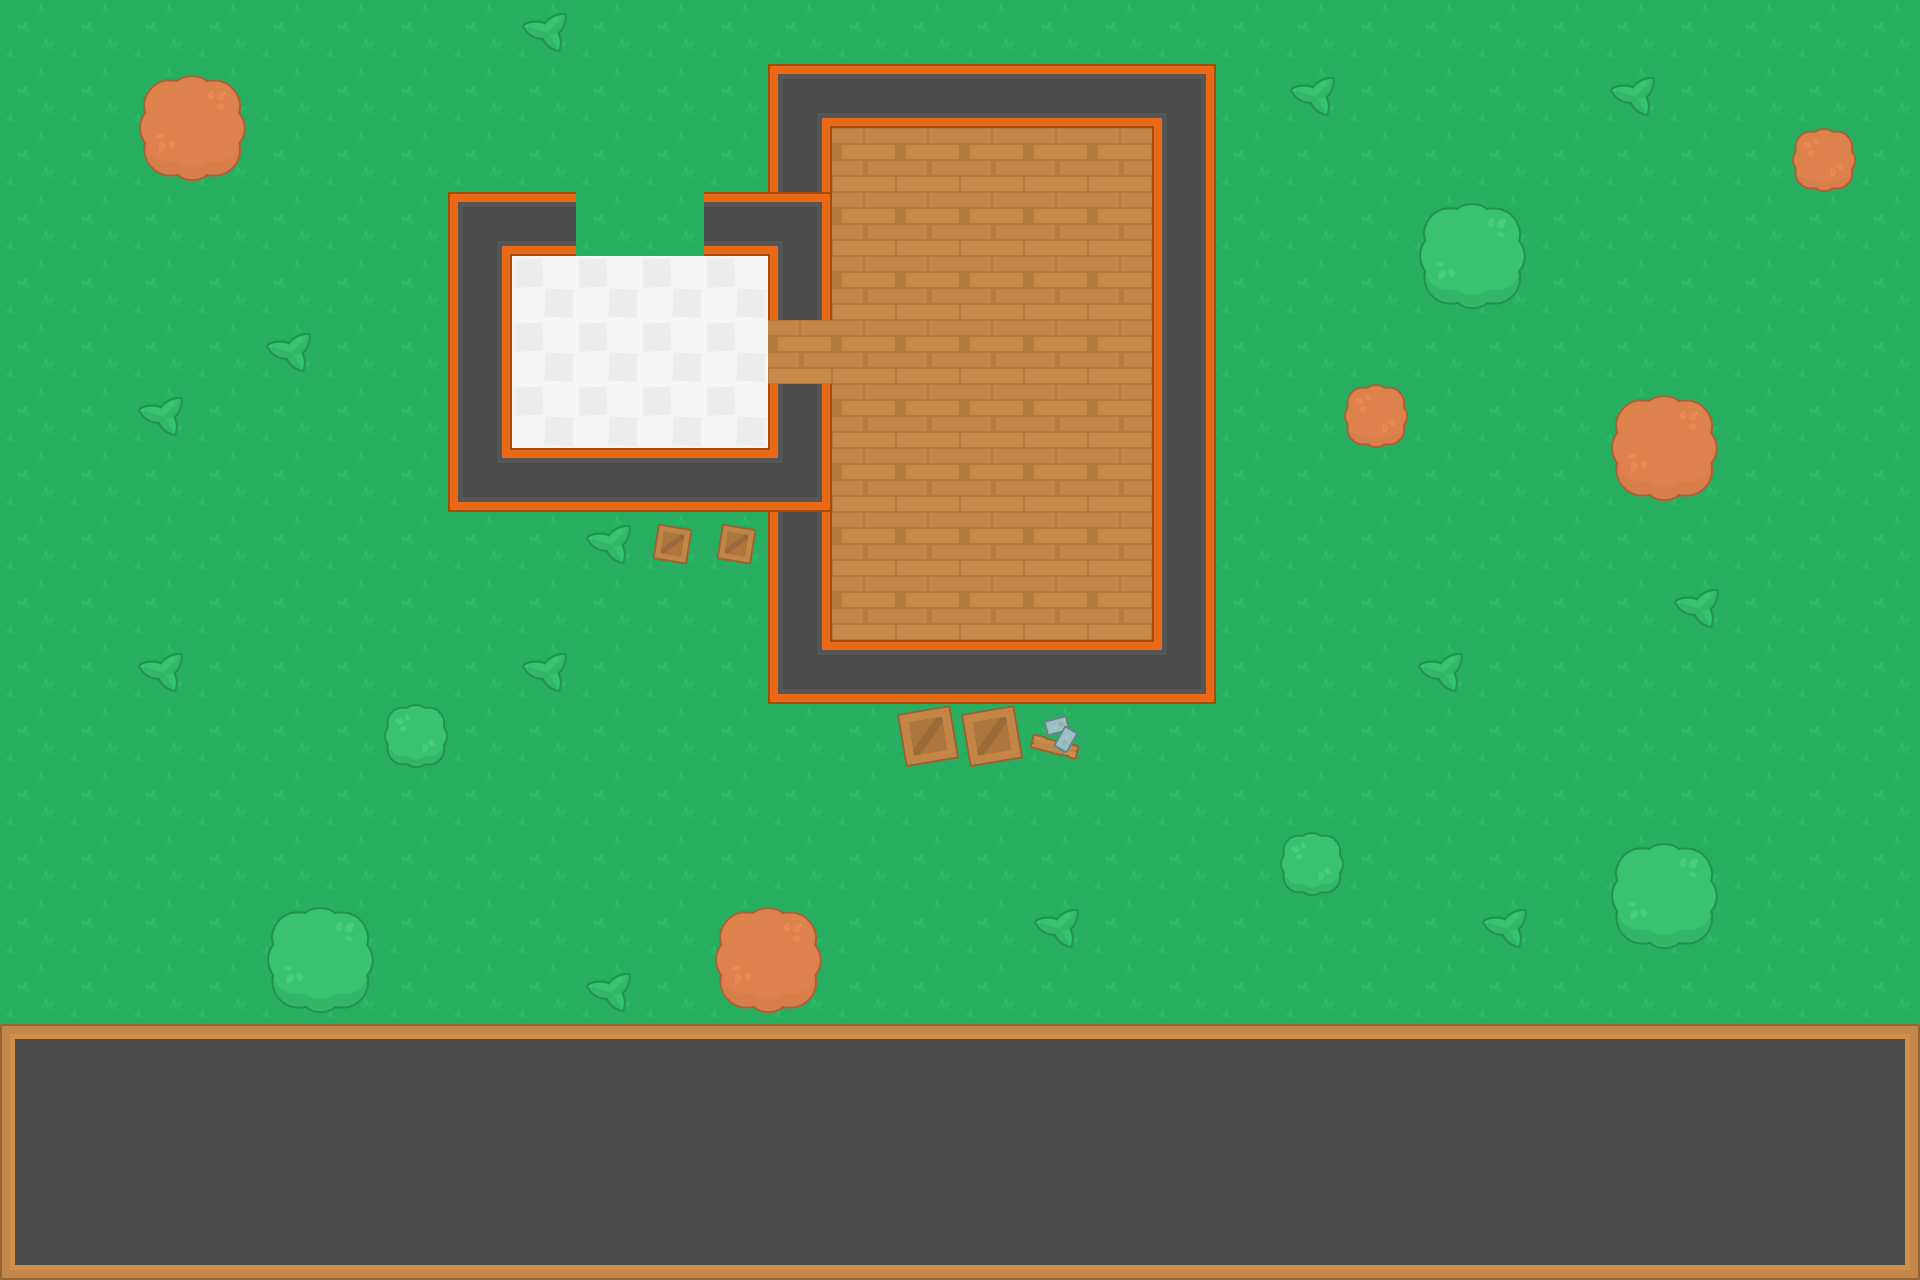

The image is a tile-based game level rendered from a .tmx file. Its description and source (layers, tilesets, objects; grid data summarised) follow:
An orthogonal 30x20 tile map with 64x64 px tiles, 2 tile layers (background, decor).

<map version="1.0" orientation="orthogonal" renderorder="right-down" width="30" height="20" tilewidth="64" tileheight="64" nextobjectid="1">
 <tileset firstgid="1" name="tilesheet" tilewidth="64" tileheight="64" tilecount="540" columns="27">
  <image source="../tilesheets/tilesheet.png" width="1728" height="1280" />
 </tileset>
 <layer name="background" width="30" height="20">
  <data>[600 cells, 600 non-empty, 18 distinct tile ids]</data>
 </layer>
 <layer name="decor" width="30" height="20">
  <data>[600 cells, 46 non-empty, 14 distinct tile ids]</data>
 </layer>
</map>
